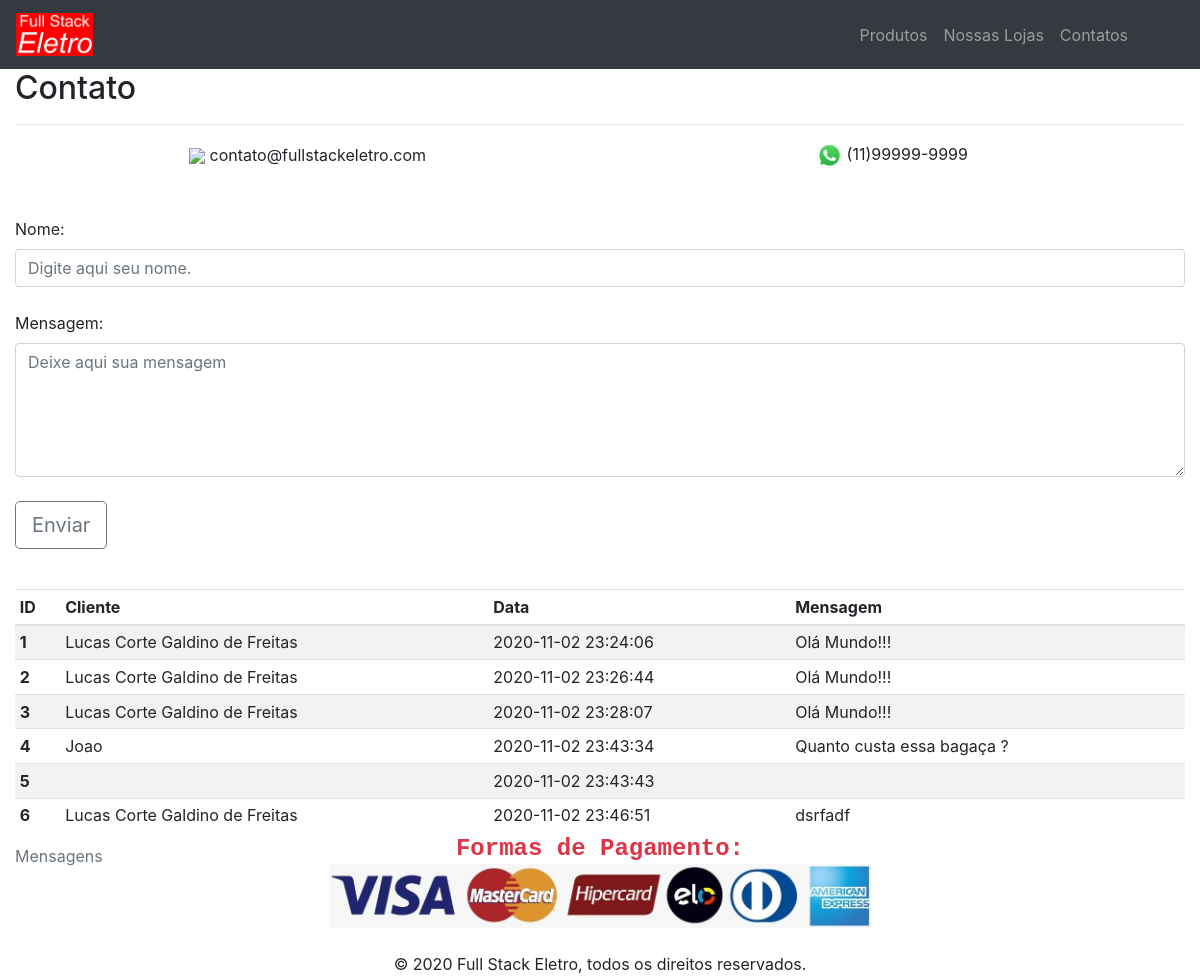
The app's page /contato.php, older data.
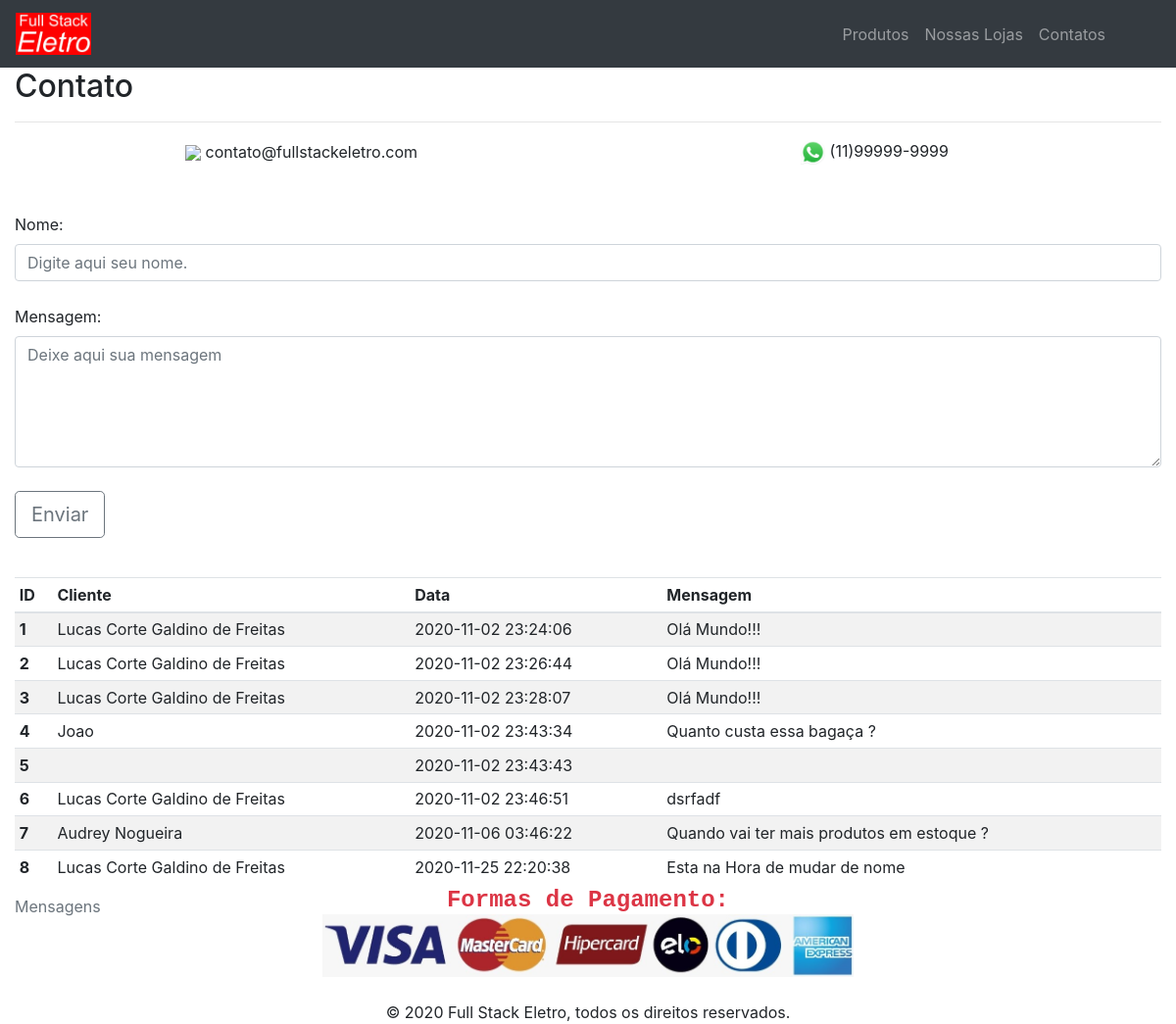
The same page, newer data.
### tables this page shows
CREATE TABLE `comentarios` (
  `id` int(11) NOT NULL,
  `nome` varchar(100) NOT NULL COMMENT 'Nome do Cliente',
  `msg` varchar(300) NOT NULL,
  `data` datetime NOT NULL DEFAULT current_timestamp()
);

### contato.php (the view, shortened to what this page needs)
<?php
    require_once('arquivos externos\PHP\bd_connect.php');
?>
<!DOCTYPE html>
<html lang="pt-br">
    <head>
        <link rel="stylesheet" href="./arquivos externos/CSS/estilo.css" type="text/css">
        <link rel="stylesheet" href="https://stackpath.bootstrapcdn.com/bootstrap/4.1.3/css/bootstrap.min.css">
    </head>
    <body>
        <main class="container-fluid">
            <h2>Contato</h2>
            <hr>
            <Table  style="width: 100%;text-align: center;">
                <tr>
                    <td style="width: 50%;">
                        <img src="./img/email-logo.png" width="25">
                        contato@fullstackeletro.com
                    </td>
                    <td>
                        <img src="./img/whats-logo.jpg" width="25">
                        (11)99999-9999
                    </td>
                </tr>
            </Table>
            <br><br>
            <form class="form-group" action="" method="post">
                <label for="nome">Nome:</label>
                <input class="form-control" type="text" id="name" name="nome" placeholder="Digite aqui seu nome."><br>
                <label for="msg">Mensagem:</label><br>
                <textarea class="form-control" name="msg" id="msg" cols="90" rows="5" placeholder="Deixe aqui sua mensagem"></textarea><br>
                <button class="btn btn-outline-secondary btn-lg" type="submit">Enviar</button>
            </form>
            <br>
            <table class="table table-striped table-sm table-responsive-sm">
                <caption>Mensagens</caption>
                <thead>
                    <tr>
                        <th scope="col">ID</th>
                        <th scope="col">Cliente</th>
                        <th scope="col">Data</th>
                        <th scope="col">Mensagem</th>
                    </tr>
                </thead>
                <tbody>
                    <?php
                        $sql = "SELECT * FROM comentarios";
                        $result = $conn->query($sql);
                        while ($rows = $result->fetch_assoc()) {?>
                            <tr>
                                <th scope="row"><?php echo $rows['id'] ?></th>
                                <td><?php echo $rows['nome']?></td>
                                <td><?php echo $rows['data']?></td>
                                <td><?php echo $rows['msg']?></td>
                            </tr><?php
                        }
                    ?>
                </tbody>
            </table>
        </main>
    </body>
</html>

Row changes from the older to the newer data that the page shows:
added comentarios: id "7", nome "Audrey Nogueira", data "2020-11-06 03:46:22", msg "Quando vai ter mais produtos em estoque ?"
added comentarios: id "8", nome "Lucas Corte Galdino de Freitas", data "2020-11-25 22:20:38", msg "Esta na Hora de mudar de nome"
